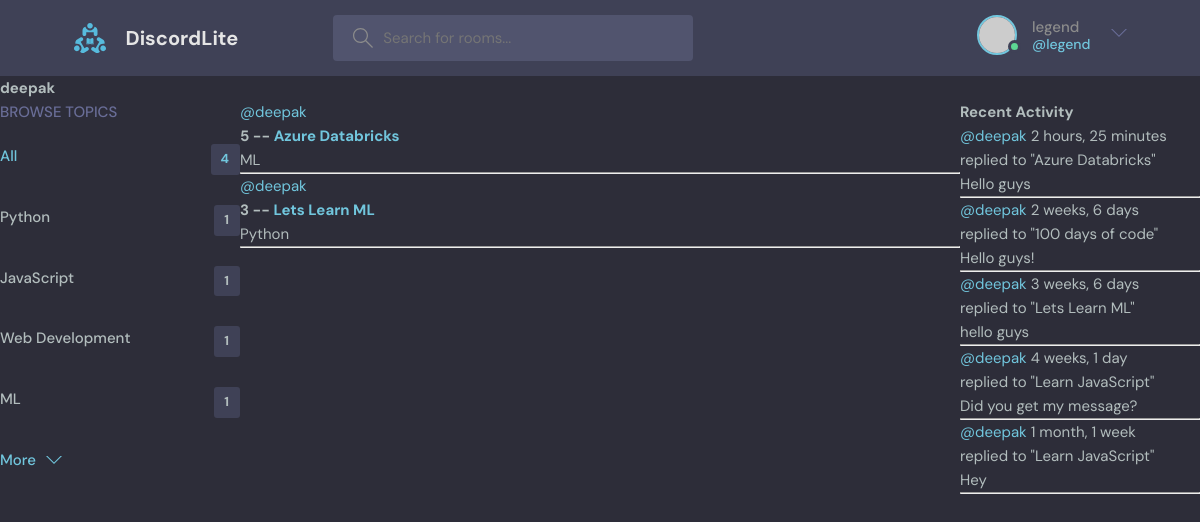
The page /profile/1/ (signed in) on the database its author committed.
### base/models.py (models this page shows, shortened)
class Topic(models.Model):
    name = models.CharField(max_length=200)

class Room(models.Model):
    host = models.ForeignKey(User, on_delete=models.SET_NULL, null=True)
    topic = models.ForeignKey(Topic, on_delete=models.SET_NULL, null=True)
    name = models.CharField(max_length=200)
    description = models.TextField(null=True, blank=True)
    participants = models.ManyToManyField(
        User, related_name='participants', blank=True)
    updated = models.DateTimeField(auto_now=True)
    created = models.DateTimeField(auto_now_add=True)
    class Meta:
        ordering = ["-updated", "-created"]
    def __str__(self):
        return self.name

class Message(models.Model):
    user = models.ForeignKey(User, on_delete=models.CASCADE)
    room = models.ForeignKey(Room, on_delete=models.CASCADE)
    body = models.TextField()
    updated = models.DateTimeField(auto_now=True)
    created = models.DateTimeField(auto_now_add=True)
    class Meta:
        ordering = ["-updated", "-created"]
    def __str__(self):
        return self.body[:50]

### base/views.py (the view)
# urls.py: path('profile/<str:pk>/', views.userProfile, name='user-profile'),
def userProfile(request, pk):
    user = User.objects.get(id=pk)
    rooms_list = user.room_set.all()
    room_messages = user.message_set.all()
    topics = Topic.objects.all()
    context = {'user': user, 'rooms_list': rooms_list,
               'room_messages': room_messages, 'topics': topics}
    return render(request, 'base/profile.html', context)

### base/templates/base/profile.html (shortened to what this page needs)
{% extends 'main.html' %} {% block content %}
<h1>{{user.username}}</h1>
<div class="profile-container">
    <div>{% include 'base/topics_component.html'%}</div>
    <div>{% include 'base/feed_component.html'%}</div>
    <div>{% include 'base/activity_component.html' %}</div>
</div>
{% endblock content%}

### templates/navbar.html (shortened to what this page needs)
{% load static %}
<header class="header header--loggedIn">
    <div class="container">
        <a href="{% url 'home' %}" class="header__logo">
            <img src="{% static 'images/logo.svg' %}" />
            <h1>DiscordLite</h1>
        </a>
        <form class="header__search" method="GET" action="{% url 'home' %}">
            <label>
                <input type="text" name="q" placeholder="Search for rooms..." />
            </label>
        </form>
        <nav class="header__menu">
            {% if request.user.is_authenticated %}
            <div class="header__user">
                <a href="profile.html">
                    <div class="avatar avatar--medium active">
                        <img src="https://randomuser.me/api/portraits/men/37.jpg" />
                    </div>
                    <p>
                        {{ request.user.username }}
                        <span>@{{ request.user.username }}</span>
                    </p>
                </a>
                <button class="dropdown-button">
                    <svg version="1.1" xmlns="http://www.w3.org/2000/svg" width="32" height="32" viewBox="0 0 32 32">
                        <title>chevron-down</title>
                        <path d="M16 21l-13-13h-3l16 16 16-16h-3l-13 13z"></path>
                    </svg>
                </button>
            </div>
            {% else %}
            <a href="{% url 'login' %}">
                <img src="{% static 'images/avatar.svg' %}" />
                <p>Login</p>
            </a>
            {% endif %}
        </nav>
    </div>
</header>

### base/templates/base/topics_component.html
<div class="topics">
    <div class="topics__header">
        <h2>Browse Topics</h2>
    </div>
    <ul class="topics__list">
        <li>
            <a href="{% url 'home' %}" class="active"
                >All <span>{{ topics.count }}</span></a
            >
        </li>
        {% for topic in topics %}
        <li>
            <a href="{% url 'home' %}?q={{topic.name}}"
                >{{topic.name}}<span>{{ topic.room_set.all.count }}</span></a
            >
        </li>
        {% endfor %}
    </ul>
    <a class="btn btn--link" href="topics.html">
        More
        <svg
            version="1.1"
            xmlns="http://www.w3.org/2000/svg"
            width="32"
            height="32"
            viewBox="0 0 32 32"
        >
            <title>chevron-down</title>
            <path d="M16 21l-13-13h-3l16 16 16-16h-3l-13 13z"></path>
        </svg>
    </a>
</div>

### base/templates/base/feed_component.html (shortened to what this page needs)
{% for room in rooms_list %}
<div>
    <a href="{% url 'user-profile' room.host.id %}">@{{room.host.username}}</a>
    <h5>
        {{room.id}} --
        <a href="{% url 'room' room.id %}">{{room.name}}</a>
    </h5>
    <small>{{room.topic.name}}</small>
    <hr />
</div>
{% endfor %}

### base/templates/base/activity_component.html (shortened to what this page needs)
<h3>Recent Activity</h3>
{% for message in room_messages %}
<div>
    <small>
        <a href="{% url 'user-profile' message.user.id %}">@{{message.user}}</a>
        {{message.created|timesince}}
    </small>
    <br />
    <small>replied to "{{message.room}}"</small>
    <p>{{message}}</p>
    <hr />
</div>
{% endfor %}

### static/styles/style.css (style rules this page uses)
:root { --color-main: #71c6dd; --color-main-light: #e1f6fb; --color-dark: #3f4156; --color-dark-medium: #51546e; --color-dark-light: #696d97; --color-light: #e5e5e5; --color-gray: #8b8b8b; --color-light-gray: #b2bdbd; --color-bg: #2d2d39; --color-success: #5dd693; --color-error: #fc4b0b; }
* { font-family: "DM Sans", -apple-system, BlinkMacSystemFont, "Segoe UI", Roboto, Oxygen, Ubuntu, Cantarell, "Open Sans", "Helvetica Neue", sans-serif; margin: 0; padding: 0; box-sizing: border-box; text-rendering: optimizeLegibility; font-size: inherit; }
html { font-size: 56.25%; }
@media only screen and (min-width: 1200px) { html { font-size: 62.5%; } }
body { line-height: 1.6; font-weight: 400; font-size: 1.5rem; color: var(--color-light-gray); background-color: var(--color-bg); min-height: 100vh; }
img { width: 100%; }
a { display: inline-block; color: var(--color-main); text-decoration: none; }
.container { max-width: 120rem; width: 90%; margin: auto; }
.btn { background-color: transparent; border: none; display: inline-flex; align-items: center; gap: 1rem; cursor: pointer; transition: all ease-in-out 0.3s; padding: 1rem 2rem; border-radius: 5px; box-shadow: 1px 1px 3px 1px rgba(0, 0, 0, 0.15); font-weight: 500; }
.btn--link { border-radius: 0; padding: 0; color: var(--color-main); box-shadow: none; }
.btn > svg { fill: currentColor; width: 1.6rem; height: 1.6rem; }
.avatar { position: relative; display: inline-block; border-radius: 50%; border: 2px solid var(--color-main); }
.avatar img { display: block; border-radius: 50%; object-fit: cover; object-position: center; }
.avatar::after { content: ""; display: block; position: absolute; background-color: var(--color-gray); z-index: 111; border-radius: 50%; border: 0.3rem solid var(--color-dark); }
.avatar.active::after { background-color: var(--color-success); }
.avatar.avatar--medium img { width: 3.6rem; height: 3.6rem; border-radius: 50%; }
.avatar.avatar--medium:after { width: 0.7rem; height: 0.7rem; bottom: 0px; right: -6px; }
.header { padding: 1.5rem; background-color: var(--color-dark); }
.header > .container { display: flex; gap: 9.5rem; }
.header__logo, .header__user { display: flex; gap: 2rem; align-items: center; }
.header__logo > img { height: 3.2rem; width: 3.2rem; }
.header__logo > h1 { font-weight: 700; font-size: 2rem; color: var(--color-light); }
.header__search > label { background-color: var(--color-dark-medium); padding: 1.3rem 1rem; display: flex; align-items: center; gap: 1rem; border-radius: 4px; }
.header__search svg { fill: var(--color-gray); width: 2rem; height: 2rem; margin-left: 1rem; }
.header__search input { width: 30rem; background: transparent; border: none; outline: none; color: var(--color-light); }
.header__menu { margin-left: auto; position: relative; }
.header__menu a { display: flex; gap: 1.5rem; align-items: center; font-weight: 500; text-decoration: none; color: var(--color-gray); }
.header__menu img { height: 3.6rem; }
.header__menu p { line-height: 1.2; }
.header__menu span { color: var(--color-main); font-weight: 500; font-size: 1.4rem; display: block; }
.header__menu svg { width: 1.6rem; height: 1.6rem; fill: var(--color-dark-light); }
.dropdown-button { background: transparent; border: 0; outline: 0; cursor: pointer; }
.topics__header { margin-bottom: 2rem; }
.topics__header h2 { text-transform: uppercase; font-weight: 500; color: var(--color-dark-light); }
.topics__list { list-style: none; }
.topics__list li a { display: flex; justify-content: space-between; margin-bottom: 3rem; font-weight: 500; color: var(--color-light-gray); transition: all 0.3s ease-in-out; }
.topics__list li a.active, .topics__list li a:hover { color: var(--color-main); }
.topics__list li a span { padding: 0.5rem 1rem; background-color: var(--color-dark); border-radius: 3px; font-size: 1.3rem; font-weight: 700; letter-spacing: 1px; }

### base/templates/base/profile.html (style rules this page uses)
.profile-container { display: grid; grid-template-columns: 1fr 3fr 1fr; }

### rows shown on the page
Topic: name "Python", room_set.all.count "1"
Topic: name "JavaScript", room_set.all.count "1"
Topic: name "Web Development", room_set.all.count "1"
Topic: name "ML", room_set.all.count "1"
Room: host.username "deepak", id "5", name "Azure Databricks", topic.name "ML"
Room: host.username "deepak", id "3", name "Lets Learn ML", topic.name "Python"
Message: user "deepak", created "2 hours, 25 minutes", room "Azure Databricks", body "Hello guys"
Message: user "deepak", created "2 weeks, 6 days", room "100 days of code", body "Hello guys!"
Message: user "deepak", created "3 weeks, 6 days", room "Lets Learn ML", body "hello guys"
Message: user "deepak", created "4 weeks, 1 day", room "Learn JavaScript", body "Did you get my message?"
Message: user "deepak", created "1 month, 1 week", room "Learn JavaScript", body "Hey"

### other values the page prints
{{ request.user.username }} "legend"
{{ user.username }} "deepak"
{{ topics.count }} "4"
